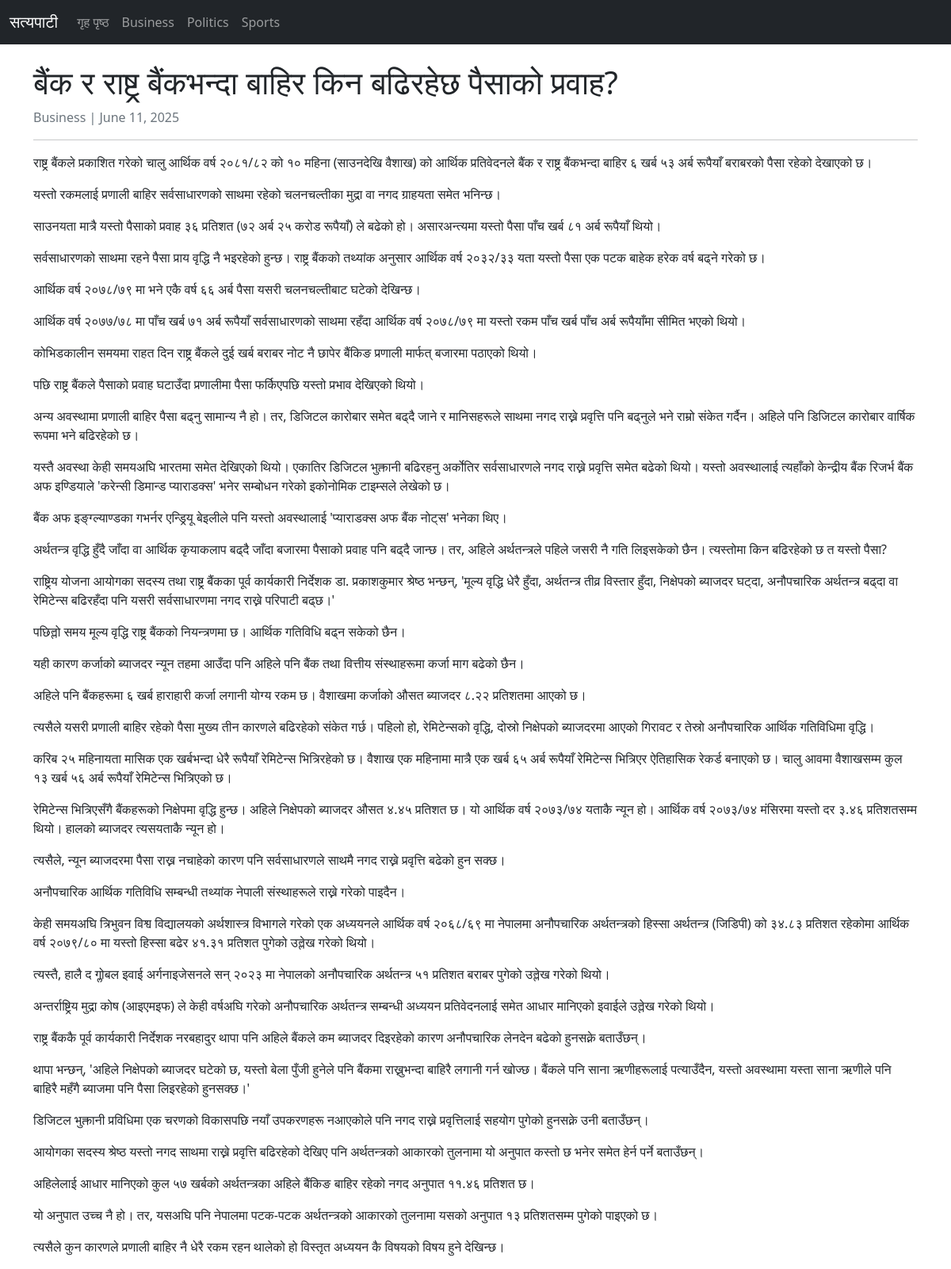
Page /article/3/ on the committed database.
### news/models.py (models this page shows, shortened)
class Category(models.Model):
    name = models.CharField(max_length=100)

class Article(models.Model):
    title = models.CharField('शीर्षक', max_length=200)
    content = models.TextField('सामग्री')
    publication_date = models.DateTimeField('प्रकाशन मिति', default=timezone.now)
    category = models.ForeignKey(Category, on_delete=models.CASCADE)
    image = models.ImageField('तस्वीर', upload_to='images/', blank=True, null=True)
    class Meta:
        ordering = ['-publication_date'] # नयाँ समाचारलाई माथि देखाउन

### news/views.py (the view)
# urls.py: path('article/<int:article_id>/', views.article_detail, name='article_detail'),
def article_detail(request, article_id):
    article = get_object_or_404(Article, id=article_id)
    categories = Category.objects.all()
    context = {
        'article': article,
        'categories': categories,
    }
    return render(request, 'news/article_detail.html', context)

### news/templates/news/article_detail.html (shortened to what this page needs)
{% extends "news/base.html" %}
{% block content %}
    <h1>{{ article.title }}</h1>
    <p class="text-muted">{{ article.category.name }} | {{ article.publication_date|date:"F d, Y" }}</p>
<hr>
    <div class="article-content">
        {{ article.content|linebreaks }}
    </div>
{% endblock %}

### news/templates/news/base.html (shortened to what this page needs)
<!DOCTYPE html>
<html lang="ne">
<head>
    <link href="https://cdn.jsdelivr.net/npm/bootstrap@5.1.3/dist/css/bootstrap.min.css" rel="stylesheet">
</head>
<body>
    <nav class="navbar navbar-expand-lg navbar-dark bg-dark">
        <div class="container-fluid">
            <a class="navbar-brand" href="{% url 'home_page' %}">सत्यपाटी</a>
            <div class="collapse navbar-collapse">
                <ul class="navbar-nav me-auto mb-2 mb-lg-0">
                    <li class="nav-item"><a class="nav-link" href="{% url 'home_page' %}">गृह पृष्ठ</a></li>
                    {% for cat in categories %}
                    <li class="nav-item">
                        <a class="nav-link" href="{% url 'category_page' cat.id %}">{{ cat.name }}</a>
                    </li>
                    {% endfor %}
                </ul>
            </div>
        </div>
    </nav>
    <div class="container mt-4">
        {% block content %}
        {% endblock %}
    </div>
</body>
</html>

### rows in the picture
Category: name "Business"
Category: name "Politics"
Category: name "Sports"
Article: title "बैंक र राष्ट्र बैंकभन्दा बाहिर किन बढिरहेछ पैसाको प्रवाह?", category.name "Business", publication_date "June 11, 2025", content "राष्ट्र बैंकले प्रकाशित गरेको चालु आर्थिक वर्ष २०८१/८२ को १० महिना (साउनदेखि वैशाख) को आर्थिक प्रतिवेदनले बैंक र राष्ट्र बैंकभन्दा बाहिर ६ खर्ब ५३ अर्ब रूपैयाँ बराबरको पैसा रहेको देखाएको छ। यस्तो रकमलाई प्रणाली बाहिर सर्वसाधारणको साथमा रहेको चलनचल्तीका मुद्रा वा नगद ग्राहयता समेत भनिन्छ। साउनयता मात्रै यस्तो पैसाको प्रवाह ३६ प्रतिशत (७२ अर्ब २५ करोड रूपैयाँ) ले बढेको हो। असारअन्त्यमा यस्तो पैसा पाँच खर्ब ८१ अर्ब रूपैयाँ थियो। सर्वसाधारणको साथमा रहने पैसा प्राय वृद्धि नै भइरहेको हुन्छ। राष्ट्र बैंकको तथ्यांक अनुसार आर्थिक वर्ष २०३२/३३ यता यस्तो पैसा एक पटक बाहेक हरेक वर्ष बढ्ने गरेको छ। आर्थिक वर्ष २०७८/७९ मा भने एकै वर्ष ६६ अर्ब पैसा यसरी चलनचल्तीबाट घटेको देखिन्छ। आर्थिक वर्ष २०७७/७८ मा…"
